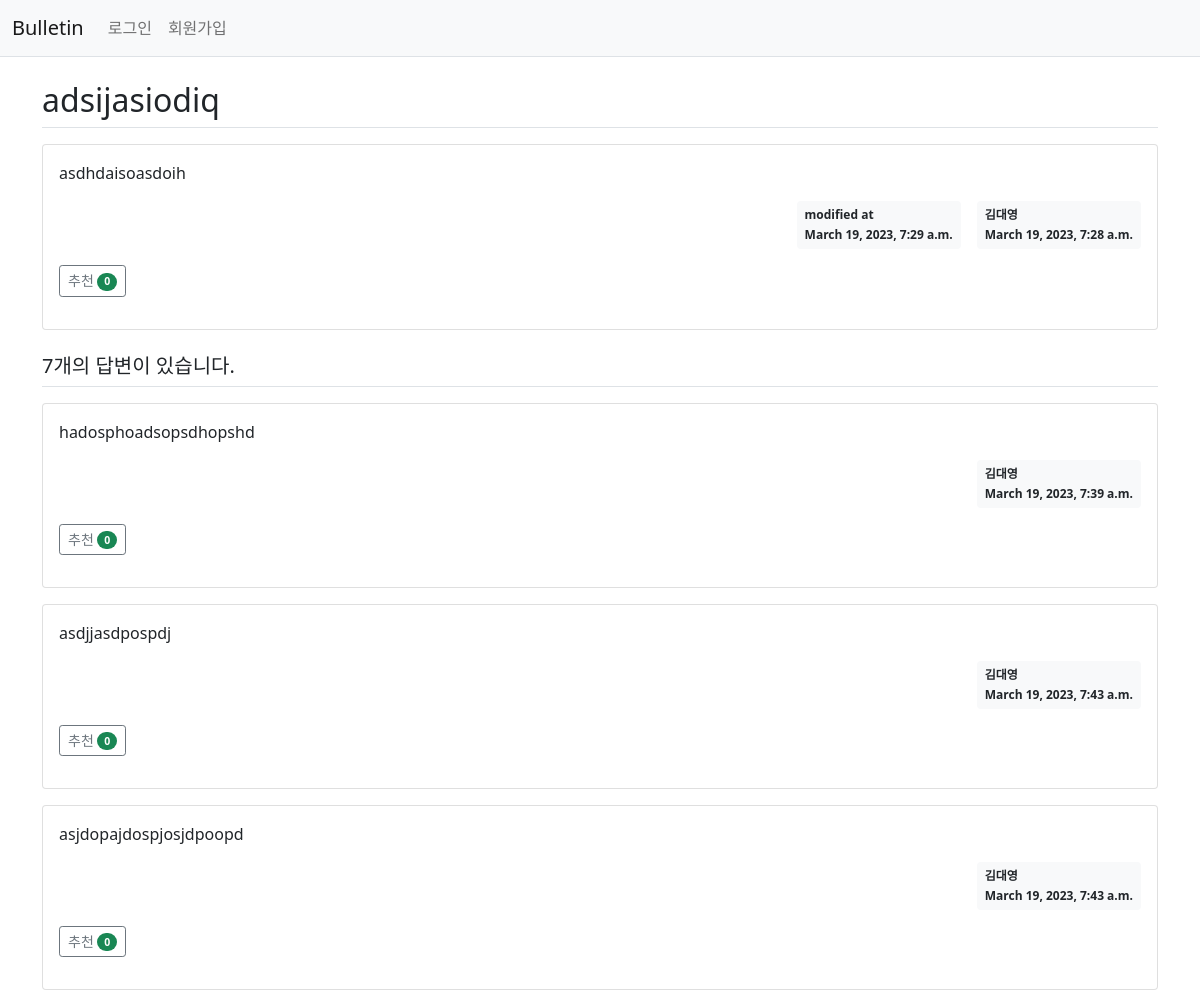
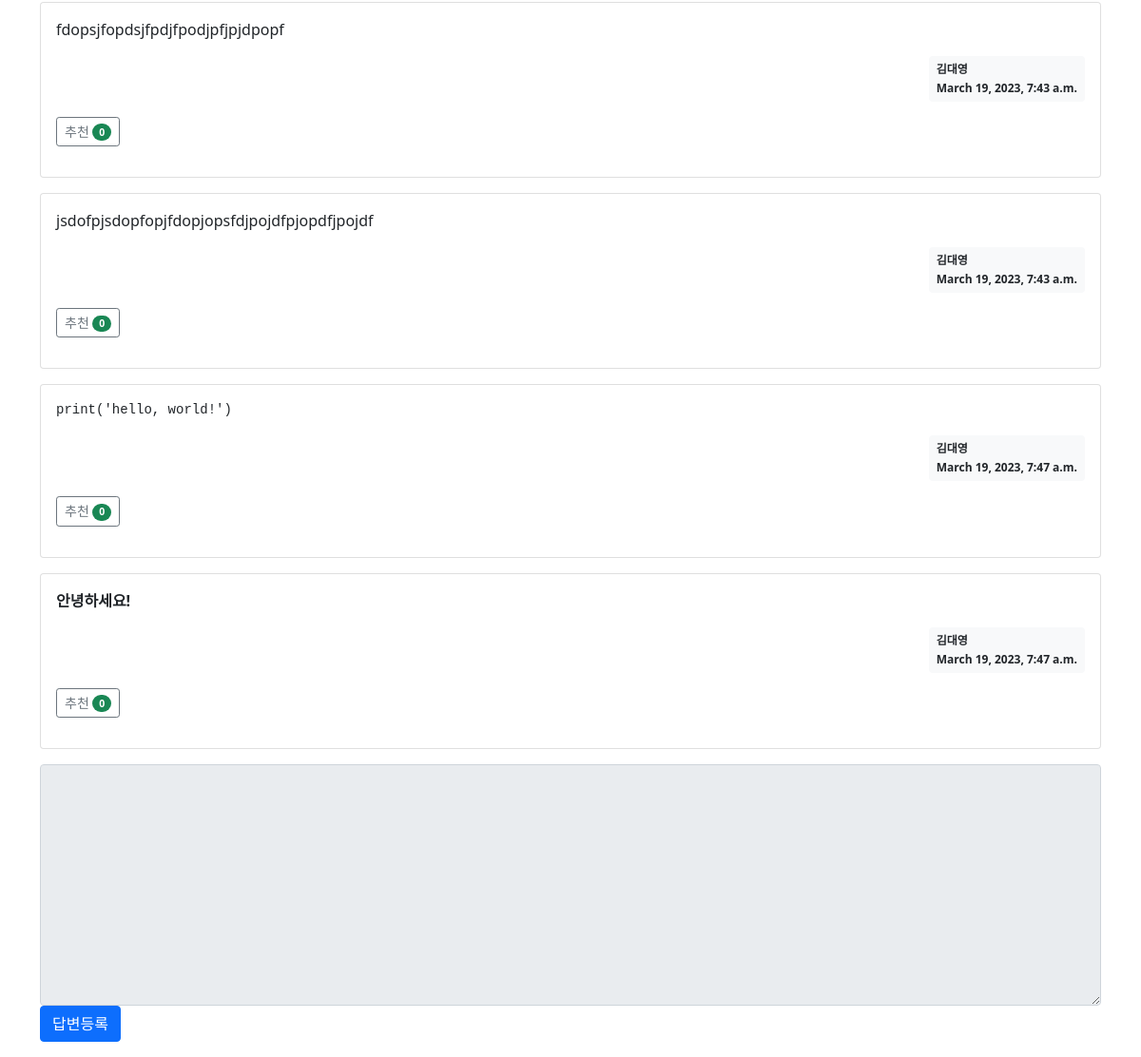
Screenshot of /bulletin/306/ with the database file from the repository (2 pictures, top to bottom).
### bulletin/models.py (models this page shows, shortened)
class Question(models.Model):
    subject = models.CharField(max_length=255)
    content = models.TextField()
    author = models.ForeignKey(User, on_delete=models.CASCADE, related_name='author_question')
    voter = models.ManyToManyField(User, related_name='voter_question')
    modified_date = models.DateTimeField(null=True, blank=True)
    create_date = models.DateTimeField()

class Answer(models.Model):
    question = models.ForeignKey(Question, on_delete=models.CASCADE)
    content = models.TextField()
    author = models.ForeignKey(User, on_delete=models.CASCADE, related_name='author_answer')
    voter = models.ManyToManyField(User, related_name='voter_answer')
    modified_date = models.DateTimeField(null=True, blank=True)
    create_date = models.DateTimeField()

### bulletin/views.py (the view)
# urls.py: path('<int:question_id>/', views.detail, name='detail'),
def detail(request: HttpRequest, question_id: int):
    question = get_object_or_404(Question, pk=question_id)
    context = {'question': question}
    return render(request, 'bulletin/question_detail.html', context)

### bulletin/templatetags/bulletin_filter.py (called while the page is built)
@register.filter
def mark(value):
    extensions = ["nl2br", "fenced_code"]
    return mark_safe(markdown.markdown(value, extensions=extensions))

### bulletin/templates/bulletin/question_detail.html (shortened to what this page needs)
{% extends 'base.html' %}
{% load bulletin_filter %}
{% block content %}
<div class="container my-3">
    <h2 class="border-bottom py-2">{{ question.subject }}</h2>
    <div class="card my-3">
        <div class="card-body">
            <div class="card-text">{{ question.content|mark }}</div>
            <div class="d-flex justify-content-end">
                {% if question.modified_date %}
                <div class="badge bg-light text-dark p-2 text-start mx-3">
                    <div class="mb-2">modified at</div>
                    <div>{{ question.modified_date }}</div>
                </div>
                {% endif %}
                <div class="badge bg-light text-dark p-2 text-start">
                    <div class="mb-2">{{ question.author.username }}</div>
                    <div>{{ question.create_date }}</div>
                </div>
            </div>
            <div class="my-3">
                <a href="javascript:void(0)" data-uri="{% url 'bulletin:question_vote' question.id  %}"
                   class="recommend btn btn-sm btn-outline-secondary"> 추천
                    <span class="badge rounded-pill bg-success">{{question.voter.count}}</span>
                </a>
            </div>
        </div>
    </div>
    <h5 class="border-bottom my-3 py-2">{{question.answer_set.count}}개의 답변이 있습니다.</h5>
    {% for answer in question.answer_set.all %}
    <div class="card my-3">
        <div class="card-body">
            <div class="card-text">{{ answer.content|mark }}</div>
            <div class="d-flex justify-content-end">
                <div class="badge bg-light text-dark p-2 text-start">
                    <div class="mb-2">{{ answer.author.username }}</div>
                    <div>{{ answer.create_date }}</div>
                </div>
            </div>
            <div class="my-3">
                <a href="javascript:void(0)" data-uri="{% url 'bulletin:answer_vote' answer.id  %}"
                   class="recommend btn btn-sm btn-outline-secondary"> 추천
                    <span class="badge rounded-pill bg-success">{{answer.voter.count}}</span>
                </a>
            </div>
        </div>
    </div>
    {% endfor %}
    <form action="{% url 'bulletin:answer_create' question.id %}" method="post" class="my-3">
        <div class="form-group">
            <textarea {% if not user.is_authenticated %} disabled {% endif %} name="content" id="content" class="form-control" rows="10"></textarea>
        </div>
        <input type="submit" value="답변등록" class="btn btn-primary"/>
    </form>
</div>
{% endblock %}

### rows the page displays
Question: subject "adsijasiodiq", content|mark "asdhdaisoasdoih", modified_date "March 19, 2023, 7:29 a.m.", author.username "김대영", create_date "March 19, 2023, 7:28 a.m.", voter.count "0", answer_set.count "7"
Answer: content|mark "hadosphoadsopsdhopshd", author.username "김대영", create_date "March 19, 2023, 7:39 a.m.", voter.count "0"
Answer: content|mark "asdjjasdpospdj", author.username "김대영", create_date "March 19, 2023, 7:43 a.m.", voter.count "0"
Answer: content|mark "asjdopajdospjosjdpoopd", author.username "김대영", create_date "March 19, 2023, 7:43 a.m.", voter.count "0"
Answer: content|mark "fdopsjfopdsjfpdjfpodjpfjpjdpopf", author.username "김대영", create_date "March 19, 2023, 7:43 a.m.", voter.count "0"
Answer: content|mark "jsdofpjsdopfopjfdopjopsfdjpojdfpjopdfjpojdf", author.username "김대영", create_date "March 19, 2023, 7:43 a.m.", voter.count "0"
Answer: content|mark "print('hello, world!')", author.username "김대영", create_date "March 19, 2023, 7:47 a.m.", voter.count "0"
Answer: content|mark "안녕하세요!", author.username "김대영", create_date "March 19, 2023, 7:47 a.m.", voter.count "0"
